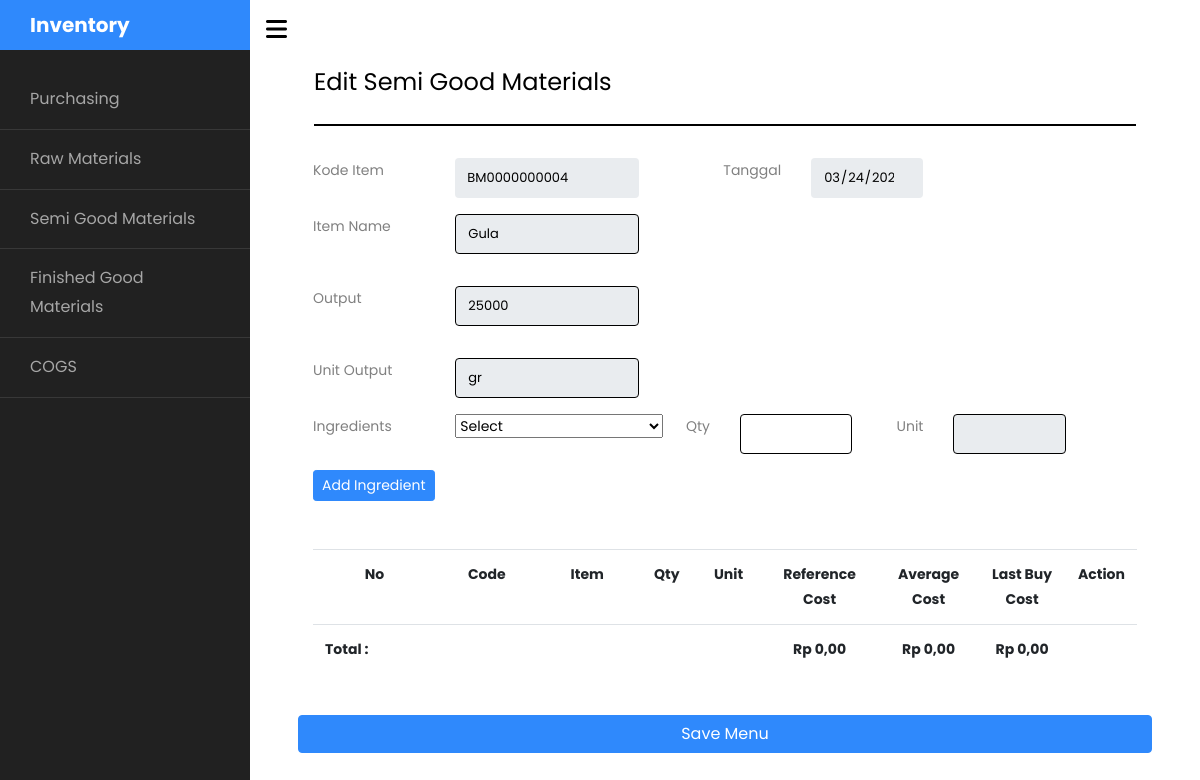
/bahansetengahjadi/editbahansetengahjadi.php?data=BM0000000004, run on the app's committed database.
### tables this page shows
CREATE TABLE `tb_bahan_mentah` (
  `uuid` varchar(255) NOT NULL,
  `code_item` varchar(50) NOT NULL,
  `item` varchar(250) NOT NULL,
  `tipe_item` varchar(100) NOT NULL,
  `purchase_date` date DEFAULT NULL,
  `qty` int(11) DEFAULT NULL,
  `unit` varchar(15) DEFAULT NULL,
  `cost` float NOT NULL,
  `cost_unit` float NOT NULL
);

### function/database.php (called while the page is built, shortened)
<?php
class Database
{
    private $host = 'localhost';
    private $username = 'root';
    private $db_name = 'stock';
    private $db_password = '';
    public $conn = "";
    public function __construct()
    {
        $this->conn = mysqli_connect($this->host, $this->username, $this->db_password, $this->db_name);
    }
    public function selectAll($query)
    {
        $result = mysqli_query($this->conn, $query);
        return $result;
    }
}

### function/rupiah.php (called while the page is built)
<?php
class Rupiah
{
    public function format($string)
    {
        $angka  = $string;
        $formatted_angka = number_format($angka, 2, ',', '.');
        return 'Rp ' . $formatted_angka;
    }
}

### bahansetengahjadi/editbahansetengahjadi.php (the view, shortened to what this page needs)
<?php
require_once('../function/database.php');
require_once('../function/rupiah.php');
$db = new Database();
$rp = new Rupiah();
$code_item  = $_GET['data'];
$query_get_name_item = "SELECT * from tb_bahan_mentah where code_item='" . $code_item . "' limit 1";
$get_name_item = mysqli_fetch_assoc($db->selectAll($query_get_name_item));
$item = $get_name_item['item'];
$qty_output = $get_name_item['qty'];
$output_unit = $get_name_item['unit'];
?>
<!DOCTYPE html>
<html lang="en">
<head>
    <link rel="stylesheet" href="https://stackpath.bootstrapcdn.com/font-awesome/4.7.0/css/font-awesome.min.css" />
    <link rel="stylesheet" href="../css/style.css" />
    <link rel="stylesheet" href="../css/main.css" />
    <link rel="stylesheet" href="https://cdnjs.cloudflare.com/ajax/libs/font-awesome/6.3.0/css/all.min.css" />
    <link rel="stylesheet" href="https://cdnjs.cloudflare.com/ajax/libs/select2/4.0.13/css/select2.min.css" />
</head>
<body>
    <div class="wrapper d-flex align-items-stretch">
        <nav id="sidebar">
            <div class="custom-menu">
                <button type="button" id="sidebarCollapse" class="btn btn-primary">
                    <i class="fa fa-bars"></i>
                </button>
            </div>
            <h1><a href="index.html" class="logo">Inventory</a></h1>
            <ul class="list-unstyled components mb-5">
                <li class="">
                    <a href="../purchasing/purchasing.php"> Purchasing</a>
                </li>
                <li class="">
                    <a href="<?= BASE_URL ?>../../../bahanmentah.php"> Raw Materials</a>
                </li>
                <li>
                    <a href="<?= BASE_URL ?>../../../bahan_setengah_jadi.php"> Semi Good Materials</a>
                </li>
                <li>
                    <a href="<?= BASE_URL ?>../../../bahanjadi/bahan_jadi.php"> Finished Good Materials</a>
                </li>
                <li>
                    <a href="<?= BASE_URL ?>../../../index.php"> COGS</a>
                </li>
            </ul>
        </nav>
        <div id="content" class="p-4 p-md-5 pt-5">
            <div class="app-card-header p-3 main-content container-fluid ">
                <div class="row justify-content-between align-items-center line">
                    <div class="col-auto">
                        <h4 class="app-card-title">
                            Edit Semi Good Materials
                        </h4>
                    </div>
                </div>
                <hr style="height: 2px; border: none; color: black; background-color: black;">
            </div>
            <div class="app-card-body pb-3 main-content container-fluid">
                <form method="POST" id="new">
                    <div class="space_line row">
                        <div class="col-sm-2 col-lg-2">
                            Kode Item
                        </div>
                        <div class="col-sm-2 col-lg-3">
                            <input type="text" name="number" id="number" class="form-control square" required="required" disabled="disabled" value="<?= $code_item; ?>">
                        </div>
                        <div class="col-sm-2 col-lg-2" align="right">
                            Tanggal
                        </div>
                        <div class="col-sm-2 col-lg-2">
                            <input type="date" name="tanggal" id="tanggal" class="form-control square" required="required" disabled="disabled" value="<?php echo date('Y-m-d') ?>">
                        </div>
                    </div>
                    <div class="space_line row mt-3">
                        <div class="col-sm-2 col-lg-2">
                            Item Name
                        </div>
                        <div class="col-sm-2 col-lg-3">
                            <div class="form-group">
                                <input type="text" class="form-control" style="border:thin solid black" id="name_item" aria-describedby="emailHelp" autocomplete="off" required="required" value="<?php echo $item; ?> " disabled="disabled">
                            </div>
                        </div>
                    </div>
                    <div class="space_line row mt-3">
                        <div class="col-sm-2 col-lg-2">
                            Output
                        </div>
                        <div class="col-sm-2 col-lg-3">
                            <div class="form-group">
                                <input type="text" class="form-control" style="border:thin solid black" id="output" aria-describedby="emailHelp" autocomplete="off" required="required" value="<?php echo $qty_output; ?> " disabled="disabled">
                            </div>
                        </div>
                    </div>
                    <div class="space_line row mt-3">
                        <div class="col-sm-2 col-lg-2">
                            Unit Output
                        </div>
                        <div class="col-sm-2 col-lg-3">
                            <div class="form-group">
                                <input type="text" class="form-control" style="border:thin solid black" id="output_unit" aria-describedby="emailHelp" autocomplete="off" required="required" value="<?php echo $output_unit; ?> " disabled="disabled">
                            </div>
                        </div>
                    </div>
                    <div class=" space_line row">
                        <div class="col-sm-2 col-lg-2">
                            Ingredients <a href="#" data-bs-toggle="modal" data-bs-target="#tambah_barang"><i class="bi bi-plus-circle"></i></a>
                        </div>
                        <div class="col-sm-3 col-lg-3">
                            <select onchange="getItem();" class="js-select2" name="item" style="width: 208px;" id="item">
                                <option value="null">Select</option>
                            </select>
                        </div>
                        <div class="col-sm-1 col-lg-1" align="right">
                            Qty
                        </div>
                        <div class="col-sm-2 col-lg-2">
                            <input type="number" name="qty" id="qty" min="1" class="form-control square" required="required" style="border:1px solid black;">
                        </div>
                        <div class="col-sm-1 col-lg-1" align="right">
                            Unit
                        </div>
                        <div class="col-sm-2 col-lg-2" style="width: 75px;">
                            <input type="text" name="unit" id="unit" class="form-control square" required="required" style="border:1px solid black;" disabled="disabled">
                        </div>
                    </div>
                    <div class="space_line row mt-3">
                        <div class="col-lg-12">
                            <button type="submit" id="save" class="btn btn-sm btn-primary btn-custom">Add Ingredient</button>
                        </div>
                    </div>
                </form>
                <table class="table mb-0 mt-5">
                    <thead>
                        <tr>
                            <td width="50px" align="center"><b>No</b></td>
                            <td width="250px" class="text-center"><b>Code</b></td>
                            <td width="250px" class="text-center"><b>Item</b></td>
                            <td width="100px" class="text-center"><b>Qty</b></td>
                            <td width="100px" class="text-center"><b>Unit</b></td>
                            <td width="200px" class="text-center"><b>Reference Cost</b></td>
                            <td class="text-center" width="150px"><b>Average Cost</b></td>
                            <td width="200px" class="text-center"><b>Last Buy Cost</b></td>
                            <td width="50px" class="text-center" align="center"><b>Action</b></td>
                        </tr>
                    </thead>
                    <tbody>
                        <tr>
                            <td width="350px"><b>Total : </b> </td>
                            <td></td>
                            <td></td>
                            <td></td>
                            <td></td>
                            <td id="reference_cost" class="text-center"><b><?= $rp->format($total_reference_cost); ?></b></td>
                            <td id="average_cost" class="text-center"><b><?= $rp->format($total_average_cost); ?></b></td>
                            <td id="lastbuy_cost" class="text-center"><b><?= $rp->format($total_lastbuy_cost); ?></b></td>
                            <td></td>
                        </tr>
                    </tbody>
                </table>
            </div>
            <div class="mt-4">
                <div class="row">
                    <div class="col-lg-12"><button id="save-menu" class="btn btn-primary w-100">Save Menu</button></div>
                </div>
            </div>
        </div>
    </div>
</body>
</html>

### data on the page
tb_bahan_mentah: item "Gula", qty "25000", unit "gr"

### other printed values
$rp->format($total_reference_cost) "Rp 0,00"
$rp->format($total_average_cost) "Rp 0,00"
$rp->format($total_lastbuy_cost) "Rp 0,00"
